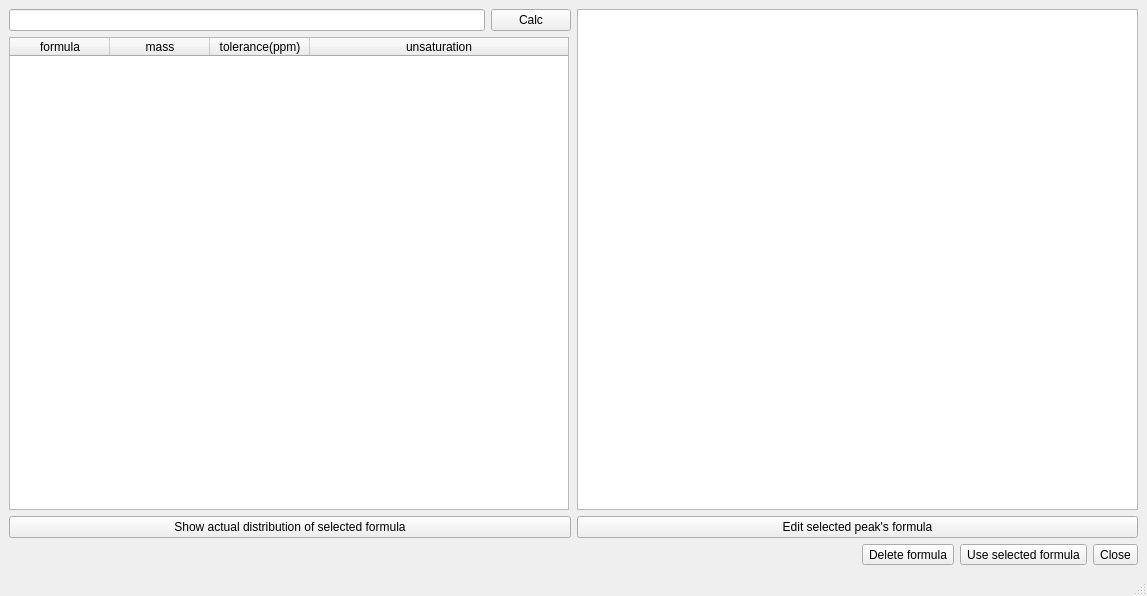
<?xml version="1.0" encoding="UTF-8"?>
<ui version="4.0">
 <class>MainWindow</class>
 <widget class="QMainWindow" name="MainWindow">
  <property name="geometry">
   <rect>
    <x>0</x>
    <y>0</y>
    <width>1147</width>
    <height>596</height>
   </rect>
  </property>
  <property name="windowTitle">
   <string>Formula Calculation Result</string>
  </property>
  <widget class="QWidget" name="centralwidget">
   <layout class="QVBoxLayout" name="verticalLayout">
    <item>
     <layout class="QHBoxLayout" name="horizontalLayout">
      <item>
       <layout class="QVBoxLayout" name="verticalLayout_4">
        <item>
         <layout class="QHBoxLayout" name="horizontalLayout_4">
          <item>
           <widget class="QLineEdit" name="lineEdit"/>
          </item>
          <item>
           <widget class="QPushButton" name="calcPushButton">
            <property name="text">
             <string>Calc</string>
            </property>
           </widget>
          </item>
         </layout>
        </item>
        <item>
         <widget class="QTableWidget" name="resultTableWidget">
          <property name="minimumSize">
           <size>
            <width>340</width>
            <height>0</height>
           </size>
          </property>
          <property name="maximumSize">
           <size>
            <width>560</width>
            <height>16777215</height>
           </size>
          </property>
          <property name="toolTip">
           <string>Double-click a row to show its natural isotope distribution.</string>
          </property>
          <property name="editTriggers">
           <set>QAbstractItemView::NoEditTriggers</set>
          </property>
          <property name="selectionBehavior">
           <enum>QAbstractItemView::SelectRows</enum>
          </property>
          <property name="selectionMode">
           <enum>QAbstractItemView::ExtendedSelection</enum>
          </property>
          <property name="horizontalScrollMode">
           <enum>QAbstractItemView::ScrollPerPixel</enum>
          </property>
          <attribute name="horizontalHeaderStretchLastSection">
           <bool>true</bool>
          </attribute>
          <column>
           <property name="text">
            <string>formula</string>
           </property>
          </column>
          <column>
           <property name="text">
            <string>mass</string>
           </property>
          </column>
          <column>
           <property name="text">
            <string>tolerance(ppm)</string>
           </property>
          </column>
          <column>
           <property name="text">
            <string>unsaturation</string>
           </property>
          </column>
         </widget>
        </item>
        <item>
         <widget class="QPushButton" name="showDistributionPushButton">
          <property name="toolTip">
           <string>Fills the isotope table with the selected formula's natural isotope distribution.</string>
          </property>
          <property name="text">
           <string>Show actual distribution of selected formula</string>
          </property>
         </widget>
        </item>
       </layout>
      </item>
      <item>
       <layout class="QVBoxLayout" name="verticalLayout_2">
        <item>
         <widget class="QTableWidget" name="isotopesTableWidget">
          <property name="minimumSize">
           <size>
            <width>360</width>
            <height>0</height>
           </size>
          </property>
          <property name="toolTip">
           <string>Double-click a cell to write that isotope's formula to the nearest peak in the Peak List; the peak may be in another segment.</string>
          </property>
          <property name="editTriggers">
           <set>QAbstractItemView::NoEditTriggers</set>
          </property>
          <property name="selectionBehavior">
           <enum>QAbstractItemView::SelectColumns</enum>
          </property>
          <property name="selectionMode">
           <enum>QAbstractItemView::SingleSelection</enum>
          </property>
          <property name="horizontalScrollMode">
           <enum>QAbstractItemView::ScrollPerPixel</enum>
          </property>
         </widget>
        </item>
        <item>
         <widget class="QPushButton" name="editPeakPushButton">
          <property name="toolTip">
           <string>Writes the selected isotope's formula to the nearest peak in the Peak List; the peak may be in another segment.</string>
          </property>
          <property name="text">
           <string>Edit selected peak's formula</string>
          </property>
         </widget>
        </item>
       </layout>
      </item>
     </layout>
    </item>
    <item>
     <layout class="QHBoxLayout" name="horizontalLayout_2">
      <item>
       <spacer name="horizontalSpacer_2">
        <property name="orientation">
         <enum>Qt::Horizontal</enum>
        </property>
        <property name="sizeHint" stdset="0">
         <size>
          <width>40</width>
          <height>20</height>
         </size>
        </property>
       </spacer>
      </item>
      <item>
       <widget class="QToolButton" name="deleteToolButton">
        <property name="text">
         <string>Delete formula</string>
        </property>
       </widget>
      </item>
      <item>
       <widget class="QToolButton" name="useSelectedToolButton">
        <property name="text">
         <string>Use selected formula</string>
        </property>
       </widget>
      </item>
      <item>
       <widget class="QToolButton" name="closeToolButton">
        <property name="text">
         <string>Close</string>
        </property>
       </widget>
      </item>
     </layout>
    </item>
   </layout>
  </widget>
  <widget class="QMenuBar" name="menubar">
   <property name="geometry">
    <rect>
     <x>0</x>
     <y>0</y>
     <width>1147</width>
     <height>22</height>
    </rect>
   </property>
  </widget>
  <widget class="QStatusBar" name="statusbar"/>
 </widget>
 <resources/>
 <connections/>
</ui>
